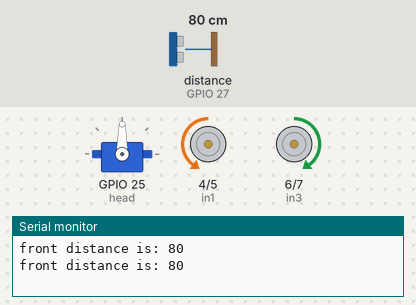
Recording of a sketch running on a simulated ESP32. On the bench: servo, motor-driver pin pairs drawn as motors (green arrow = first pin HIGH = forward, orange = second pin HIGH = backward, longer = more drive, scaled by the enable pin), the last lines printed to the serial monitor. Wiring (inferred from the names in the program): ultrasonic range finder: trigger GPIO 26; echo GPIO 27. The test bench sets the inputs (shaded band); at power-on: distance to the obstacle (sensor on GPIO 27) 80 cm. The echo pulse lasts 58.3 µs per cm.

Above: at 2.8 s.
2.9 s: distance to the obstacle (sensor on GPIO 27) set to 56 cm
4.4 s: distance to the obstacle (sensor on GPIO 27) set to 45 cm
At 7.8 s:
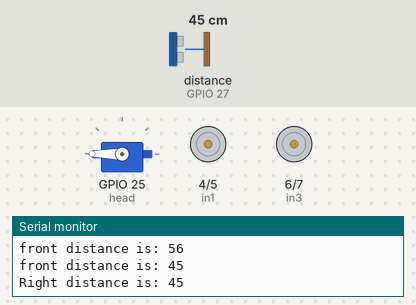
8.6 s: distance to the obstacle (sensor on GPIO 27) set to 60 cm
At 10.0 s:
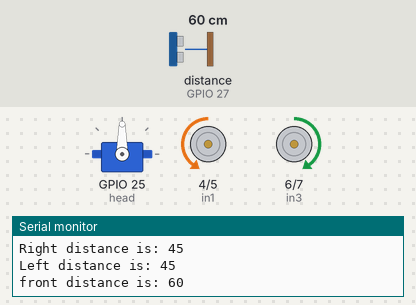
10.5 s: distance to the obstacle (sensor on GPIO 27) set to 2 cm
At 14.8 s:
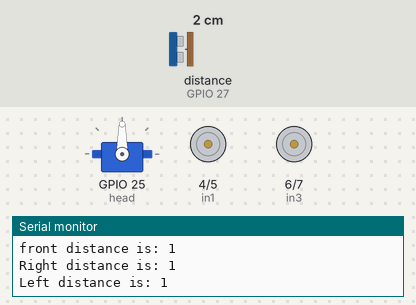
Timing chart, 0 to 15.7 s (numbered marks = the images above; inputs shaded):
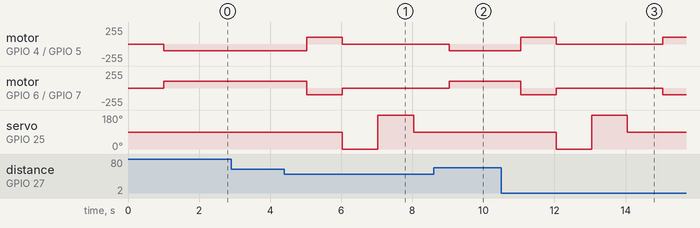

The sketch:

AWUSS_v1.ino
```cpp
#include <Servo.h>

Servo head;
#define trigPin 26
#define echoPin 27
int duration, distance;
int minDistance = 50;
int rightDistance;
int leftDistance;
int frontDistance;

int enA = 3;
int in1 = 4;
int in2 = 5;
int enB = 9;
int in3 = 6;
int in4 = 7;

void setup()
{
  pinMode(enA, OUTPUT);
  pinMode(enB, OUTPUT);
  pinMode(in1, OUTPUT);
  pinMode(in2, OUTPUT);
  pinMode(in3, OUTPUT);
  pinMode(in4, OUTPUT);
  pinMode(trigPin, OUTPUT);
  pinMode(echoPin, INPUT);
  head.attach(25);
  head.write(90);

  Serial.begin(9600); // Starts the serial communication
}

/*-------------- Setup Basic Movement functions --------------*/

void forward () {

    digitalWrite(in1, LOW);
    digitalWrite(in2, HIGH);
    digitalWrite(in3, HIGH);
    digitalWrite(in4, LOW);
    analogWrite(enA, 100);
    analogWrite(enB, 100);
}

void backward () {


    digitalWrite(in1, HIGH);
    digitalWrite(in2, LOW);
    digitalWrite(in3, LOW);
    digitalWrite(in4, HIGH);
    analogWrite(enA, 100);
    analogWrite(enB, 100);

}

void fullStop () {

    digitalWrite(in1, LOW);
    digitalWrite(in2, LOW);
    digitalWrite(in3, LOW);
    digitalWrite(in4, LOW);

}

void right (){

    digitalWrite(in1, HIGH);
    digitalWrite(in2, LOW);
    digitalWrite(in3, HIGH);
    digitalWrite(in4, LOW);
    analogWrite(enA, 100);
    analogWrite(enB, 100);
}

void left (){

    digitalWrite(in1, LOW);
    digitalWrite(in2, HIGH);
    digitalWrite(in3, LOW);
    digitalWrite(in4, HIGH);
    analogWrite(enA, 100);
    analogWrite(enB, 100);
}

/*-------------- Setup Avoidance functions --------------*/

void avoidRight (){
          head.write(90);
          right();
          delay(1000);
          forward();
}

void avoidLeft(){
          head.write(90);
          left();
          delay(1000);
          forward();
}

/*-------------- Setup Obstacle Detection functions --------------*/

void rightCheck (){
    fullStop();
    head.write(-180);
    delay(1000);
    digitalWrite(trigPin, HIGH);
    delayMicroseconds(1000);
    digitalWrite(trigPin, LOW);
    duration = pulseIn(echoPin, HIGH);
    distance = (duration/2) / 29.1;
    Serial.print("Right distance is: ");
    Serial.println(distance);
    rightDistance = distance;
}

void leftCheck (){
    fullStop();
    head.write(180);
    delay(1000);
    digitalWrite(trigPin, HIGH);
    delayMicroseconds(1000);
    digitalWrite(trigPin, LOW);
    duration = pulseIn(echoPin, HIGH);
    distance = (duration/2) / 29.1;
    Serial.print("Left distance is: ");
    Serial.println(distance);
    leftDistance = distance;
}

void frontCheck (){
    head.write(90);
    delay(1000);
    digitalWrite(trigPin, HIGH);
    delayMicroseconds(1000);
    digitalWrite(trigPin, LOW);
    duration = pulseIn(echoPin, HIGH);
    distance = (duration/2) / 29.1;
    Serial.print("front distance is: ");
    Serial.println(distance);
    frontDistance = distance;
}
void loop() {
    frontCheck();
    if (frontDistance > minDistance) {
        forward();
    }
    else {
            fullStop();
            backward();
            delay (1000);

            rightCheck();
            leftCheck();

                  if (rightDistance > minDistance && rightDistance > leftDistance) {
                      avoidRight();
                  }
                  else if (leftDistance > minDistance && leftDistance > rightDistance) {
                    avoidLeft();
                  }
    }
}
```

Measured:
- the behaviour switches between 51 and 50 cm on distance to the obstacle (sensor on GPIO 27) (found by bisection; images 0 and 1)
- after the input at 4.4 s, motor on GPIO 4 (in1) / GPIO 5 (in2): backward 100/255 → forward 100/255 after 0.63 s, → stopped 1.0 s later; motor on GPIO 6 (in3) / GPIO 7 (in4): forward 100/255 → backward 100/255 after 0.63 s, → stopped 1.0 s later; servo on GPIO 25 (head): 90° → 0° after 1.6 s, → 180° 1.0 s later, → 90° 1.0 s later
- after the input at 8.6 s, servo on GPIO 25 (head): stays 90° (without the input it goes to 0° after 1.4 s)
- after the input at 10.5 s, motor on GPIO 4 (in1) / GPIO 5 (in2): backward 100/255 → forward 100/255 after 0.55 s, → stopped 1.0 s later, → forward 100/255 3.0 s later; motor on GPIO 6 (in3) / GPIO 7 (in4): forward 100/255 → backward 100/255 after 0.55 s, → stopped 1.0 s later, → backward 100/255 3.0 s later
